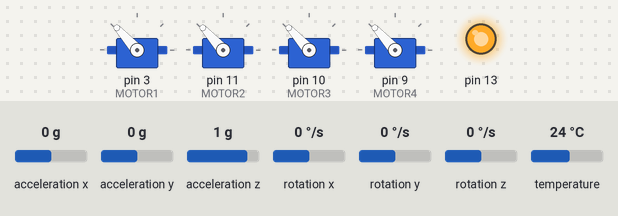
A sketch run on a simulated Arduino Uno, built with avr-gcc and run on an emulated ATmega328P. Parts: 4 × servo, output pins drawn as LEDs (lit = HIGH). Inputs (shaded band) come from the test bench; at power-on: rotation x 0 °/s, rotation y 0 °/s, rotation z 0 °/s, acceleration x 0 g, acceleration y 0 g, acceleration z 1 g, temperature 24 °C.

Above: at 8.0 s.
8.1 s: rotation x set to -192 °/s
At 9.87 s:
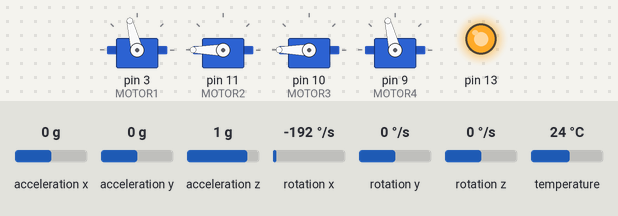
11.1 s: rotation y set to -192 °/s
14.1 s: rotation z set to 7 °/s
At 14.81 s:
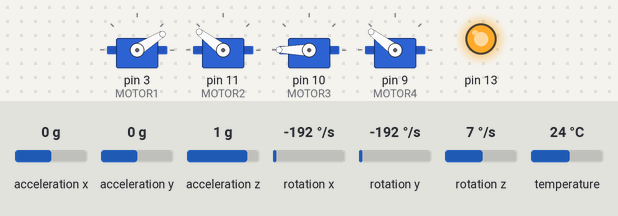
17.1 s: rotation x set to 100 °/s
At 20.0 s:
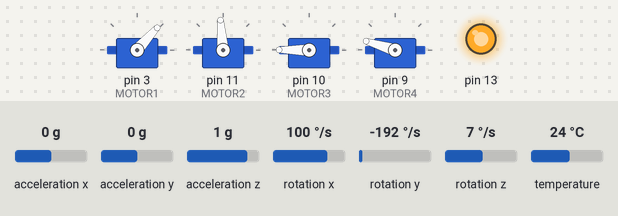
20.1 s: rotation x set to 192 °/s
23.1 s: rotation y set to 192 °/s
At 27.4 s:
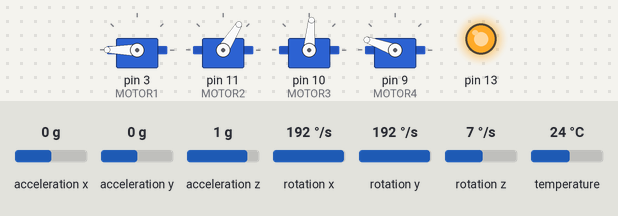
Timing chart, 0 to 31.3 s (numbered marks = the images above; inputs shaded):
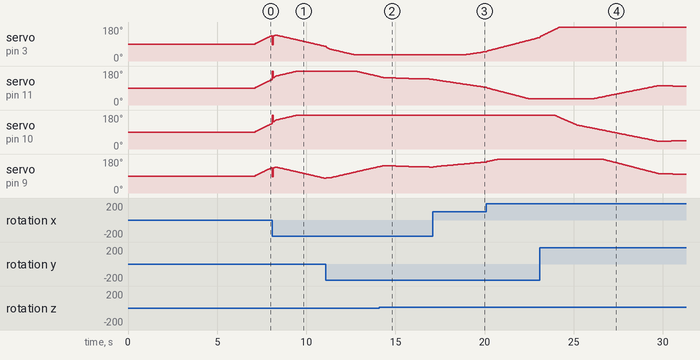

Measured:
- after the input at 11.1 s, servo on pin 11 (MOTOR2): moves from 180° to 151° over 1.3 s, starting after 1.7 s
- after the input at 17.1 s, servo on pin 3 (MOTOR1): moves from 32° to 50° over 1.2 s, starting after 1.8 s
- after the input at 23.1 s, servo on pin 11 (MOTOR2): rises from 32° to 103° in 3.7 s, then falls to 98° in 1.5 s; servo on pin 9 (MOTOR4): moves from 180° to 98° over 4.7 s, starting after 3.5 s

The sketch:

flightController7Ide.ino
```cpp
#include <Wire.h>
#include <Adafruit_MPU6050.h>
#include <Adafruit_Sensor.h>
#include <Servo.h>

#define MOTOR2 11   //DR motor
#define MOTOR3 10   //DL motor
#define MOTOR4 9    //UL motor
#define MOTOR1 3    //UR motor


//motor vars
Servo motor1, motor2, motor3, motor4;
float MotorInput1, MotorInput2, MotorInput3, MotorInput4;
int MotorPWM = 1500;  //calibrated for 2480kv frequency/voltage=kv, 0deg/s = 1500us
int ThrottleIdle = 1180;    //(18% power)
int ThrottleCutOff = 1500;
int MinMicroseconds = 1000;
int MaxMicroseconds = 2000;
float GainConstant = 10;
bool WasThereFlight = 0;
unsigned long Time;
int MaxFlyable = 1800;
int MinFlyable = 1800;
//gy521 vars
Adafruit_MPU6050 mpu;
float RatePitch, RateRoll, RateYaw;
float RateCalibrationPitch, RateCalibrationRoll, RateCalibrationYaw;
int RateCalibrationNumber;
//time length of each loop in us
uint32_t LoopTimer;
//pid vars
float DesiredRateRoll, DesiredRatePitch, DesiredRateYaw;
float ErrorRateRoll, ErrorRatePitch, ErrorRateYaw;  //desired value - curr value
float InputRoll, InputThrottle, InputPitch, InputYaw; // 0deg/s, x, 0deg/s, 0deg/s
float PrevErrorRateRoll, PrevErrorRatePitch, PrevErrorRateYaw;  //prev errors for next iter
float PrevItermRateRoll, PrevItermRatePitch, PrevItermRateYaw;  //prev iterms for next iter
float PIDReturn[] = {0, 0, 0};
float PRateRoll = 0.6 ; float PRatePitch = PRateRoll; float PRateYaw = 2; //constants for proportional term
float IRateRoll = 3.5 ; float IRatePitch = IRateRoll; float IRateYaw = 12;  //constants for integration term
float DRateRoll = 0.03 ; float DRatePitch = DRateRoll; float DRateYaw = 0;  //constants for derivative term


void gyroSignals(void) {
  //Get new sensor events with the readings
  sensors_event_t a, g, temp;
  mpu.getEvent(&a, &g, &temp);
  //printin the values of gyro rad/s of gyro rot. x = rate roll, rot. y = rate pitch, rot. z = rate yaw *DEBUG*
  //Serial.println(String("RATE ROLL, RATE PITCH, RATE YAW: ") + " " + String(g.gyro.x) + " " + String(g.gyro.y) + " " + String(g.gyro.z));
  RateRoll = (float)g.gyro.y * GainConstant;
  RatePitch = (float)g.gyro.x * GainConstant;
  RateYaw = (float)g.gyro.z * GainConstant;
  //for our program we are takin gyro.y for roll because mpu6050 rotated by pi/2
}


void pidEquation(float Error, float P , float I, float D, float PrevError, float PrevIterm) {
    //proportional term
    float Pterm = P * Error;
    //integrating term
    float Iterm = PrevIterm + I * (Error + PrevError) * 0.004 / 2;  //dt = 0.004s
    //checking for integral windup error (accumulation of errors)
    if (Iterm > 400)    Iterm = 400;
    else if (Iterm < -400)  Iterm =- 400;
    //derivative term
    float Dterm = D * (Error - PrevError) / 0.004;
    //input formula: input = P * Error + D * (Error - PrevError) / 0.004 + (PrevIterm + I * (Error + PrevError) * 0.004 / 2)
    float PIDOutput = Pterm + Iterm + Dterm;
    if (PIDOutput > 400)    PIDOutput = 400;
    else if (PIDOutput <- 400)   PIDOutput =- 400;
    //storing current error for next PrevError and Iterm for next PrevIterm
    PIDReturn[0] = PIDOutput;
    PIDReturn[1] = Error;
    PIDReturn[2] = Iterm;
}


void resetPid(void) {
  PrevErrorRateRoll = 0; PrevErrorRatePitch = 0; PrevErrorRateYaw = 0;
  PrevItermRateRoll = 0; PrevItermRatePitch = 0; PrevItermRateYaw = 0;
}

void resetMotors(void) {
    motor1.writeMicroseconds(ThrottleCutOff);
    motor2.writeMicroseconds(ThrottleCutOff);
    motor3.writeMicroseconds(ThrottleCutOff);
    motor4.writeMicroseconds(ThrottleCutOff);
}


void update(int ThrottleValue) {
    //gettin current RateRoll, RatePitch, ... and substr average value from calib
    gyroSignals();
    RateRoll -= RateCalibrationRoll;
    RatePitch -= RateCalibrationPitch;
    RateYaw -= RateCalibrationYaw;
    //0deg/s -> 1500us 75deg/s -> 2000 -75deg/s -> 1000us 1500 in the middle
    DesiredRateRoll = 0.15 * (1500 - 1500);
    DesiredRatePitch = 0.15 * (1500 - 1500);
    DesiredRateYaw = 0.15 * (1500 - 1500);
    //how much 'power' to motors
    InputThrottle = ThrottleValue;
    //calculatin errors: desired value - curr value
    ErrorRateRoll = DesiredRateRoll - RateRoll;
    ErrorRatePitch = DesiredRatePitch - RatePitch;
    ErrorRateYaw = DesiredRateYaw - RateYaw;

    //calculatin needed Roll input for motors
    pidEquation(ErrorRateRoll, PRateRoll, IRateRoll, DRateRoll, PrevErrorRateRoll, PrevItermRateRoll);
        InputRoll = PIDReturn[0];
        PrevErrorRateRoll = PIDReturn[1];
        PrevItermRateRoll = PIDReturn[2];
    //calculatin needed Pitch input for motors
    pidEquation(ErrorRatePitch, PRatePitch, IRatePitch, DRatePitch, PrevErrorRatePitch, PrevItermRatePitch);
        InputPitch = PIDReturn[0];
        PrevErrorRatePitch = PIDReturn[1];
        PrevItermRatePitch = PIDReturn[2];
    //calculatin needed Yaw input for motors
    pidEquation(ErrorRateYaw, PRateYaw,
        IRateYaw, DRateYaw, PrevErrorRateYaw,
        PrevItermRateYaw);
        InputYaw = PIDReturn[0];
        PrevErrorRateYaw = PIDReturn[1];
        PrevItermRateYaw = PIDReturn[2];

    //limitin input throttle because stabilisation of roll, pitch, yaw needed
    if (InputThrottle > 1800) InputThrottle = 1800;
    //calculatin motor inputs
    MotorInput1 = 1.024 * (InputThrottle - InputRoll - InputPitch - InputYaw) - 35;
    MotorInput2 = 1.024 * (InputThrottle - InputRoll + InputPitch + InputYaw) - 35;
    MotorInput3 = 1.024 * (InputThrottle + InputRoll + InputPitch - InputYaw) - 35;
    MotorInput4 = 1.024 * (InputThrottle + InputRoll - InputPitch + InputYaw) - 35;
    //checking for overloadin (100%)
    if (MotorInput1 > 2000)   MotorInput1 = 1999;
    if (MotorInput2 > 2000)   MotorInput2 = 1999;
    if (MotorInput3 > 2000)   MotorInput3 = 1999;
    if (MotorInput4 > 2000)   MotorInput4 = 1999;
    //checking for minimum power requirement (18%)
    if (MotorInput1 < ThrottleIdle) MotorInput1 =  ThrottleIdle;
    if (MotorInput2 < ThrottleIdle) MotorInput2 =  ThrottleIdle;
    if (MotorInput3 < ThrottleIdle) MotorInput3 =  ThrottleIdle;
    if (MotorInput4 < ThrottleIdle) MotorInput4 =  ThrottleIdle;

    //writing calculated pwm to motors
    /*
    analogWrite(MOTOR1, MotorInput1);
    analogWrite(MOTOR2, MotorInput2);
    analogWrite(MOTOR3, MotorInput3);
    analogWrite(MOTOR4, MotorInput4);
    */
    motor1.writeMicroseconds(MotorInput1);
    motor2.writeMicroseconds(MotorInput2);
    motor3.writeMicroseconds(MotorInput3);
    motor4.writeMicroseconds(MotorInput4);

    //Serial.println("MOTOR INPUTS 1, 2, 3, 4: " + String(MotorInput1) + " " + String(MotorInput2) + " " + String(MotorInput3) + " " + String(MotorInput4));
    //waitin for next iteration (4000us) (250Hz)
    while (micros() - LoopTimer < 4000);
    LoopTimer = micros();
}


void fly(void) {
    if (WasThereFlight == 0) {
        //initializing all 4 esc with min pwm
        motor1.writeMicroseconds(MotorPWM);
        motor2.writeMicroseconds(MotorPWM);
        motor3.writeMicroseconds(MotorPWM);
        motor4.writeMicroseconds(MotorPWM);
        //waitin for the motor initial setup
        delay(250);

        //increasing throttle
        for (int i = MotorPWM; i < MaxFlyable; i++) {
            update(i);
        }

        //fly up until less than 5s
        Time = millis();
        while (millis() - Time < 5000UL) {
            update(MaxFlyable);
        }

        //decreasing throttle
        for (int i = MaxFlyable; i > MinFlyable; i--) {
            update(i);
        }

        //falling
        Time = millis();
        while (millis() - Time < 20000UL) {
            update(MinFlyable);
        }

        //slowin motors to no rotation pwm value
        for (int i = MinFlyable; i > MotorPWM; i--) {
            update(i);
        }

        //security check
        WasThereFlight = 1;
        resetPid();
        resetMotors();
    }
}


void setup() {
    Serial.begin(9600);
    pinMode(13, OUTPUT);
    digitalWrite(13, HIGH);

    //definin motor setup
    motor1.attach(MOTOR1, MinMicroseconds, MaxMicroseconds);
    motor2.attach(MOTOR2, MinMicroseconds, MaxMicroseconds);
    motor3.attach(MOTOR3, MinMicroseconds, MaxMicroseconds);
    motor4.attach(MOTOR4, MinMicroseconds, MaxMicroseconds);

    //checkin if mpu connected
    if (!mpu.begin()) {
        Serial.println("ERROR: FAILED TO FIND GY521");
        while (1) {
            delay(10);
        }
    }
    //setting max measured range of acceleration -8G to 8G
    mpu.setAccelerometerRange(MPU6050_RANGE_8_G);
    //setting max measured range of acceleration -500deg/s to 500deg/s
    mpu.setGyroRange(MPU6050_RANGE_500_DEG);
    //settin range of passed frequency - LOW PASS FILTER
    mpu.setFilterBandwidth(MPU6050_BAND_10_HZ);
    delay(100);

    //calibratin mpu6050
    for (RateCalibrationNumber = 0; RateCalibrationNumber < 2000; RateCalibrationNumber++) {
        gyroSignals();
        //Serial.println(RatePitch);
        RateCalibrationRoll += RateRoll;
        RateCalibrationPitch += RatePitch;
        RateCalibrationYaw += RateYaw;
        delay(1);
    }
    //setting average value
    RateCalibrationRoll /= 2000;
    RateCalibrationPitch /= 2000;
    RateCalibrationYaw /= 2000;

    LoopTimer = micros();
}


void loop() {
    //update(MotorPWM);
    //delay(500);
    fly();
}
```
